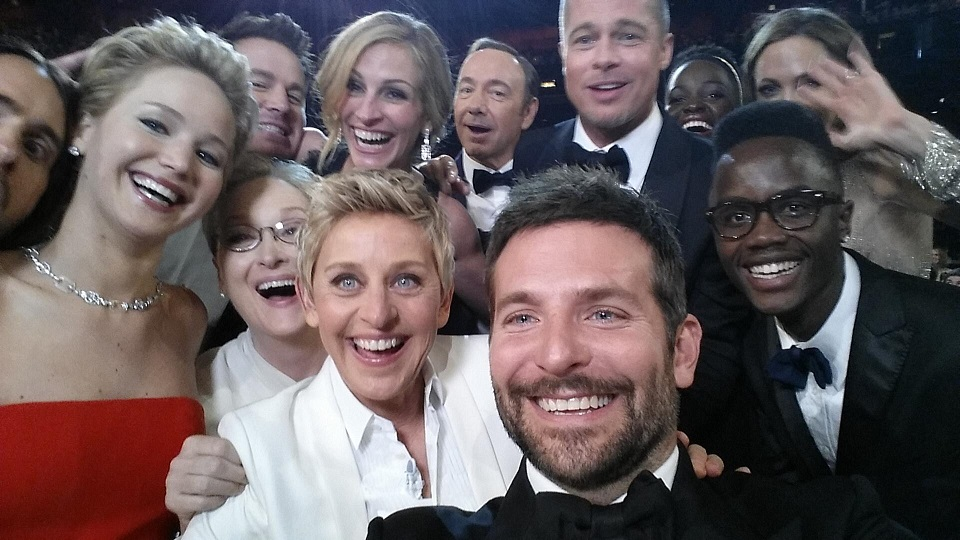
#> input picture 3_face_detector/group.jpg, 960 x 540 px
$ python face_detect.py
#> lines starting #> are read from the running program, lines starting #| are printed output that depends on the picture; after the words box and inside, x2 and y2 are one past the last pixel; in counts of white or black regions, pixels touching at a corner belong together
import cv2
import numpy as np

img = cv2.imread('group.jpg')
#> img is the input picture: shape (540, 960, 3); mean B, G, R 93.4, 91.7, 103.6
gray = cv2.cvtColor(img, cv2.COLOR_BGR2GRAY)
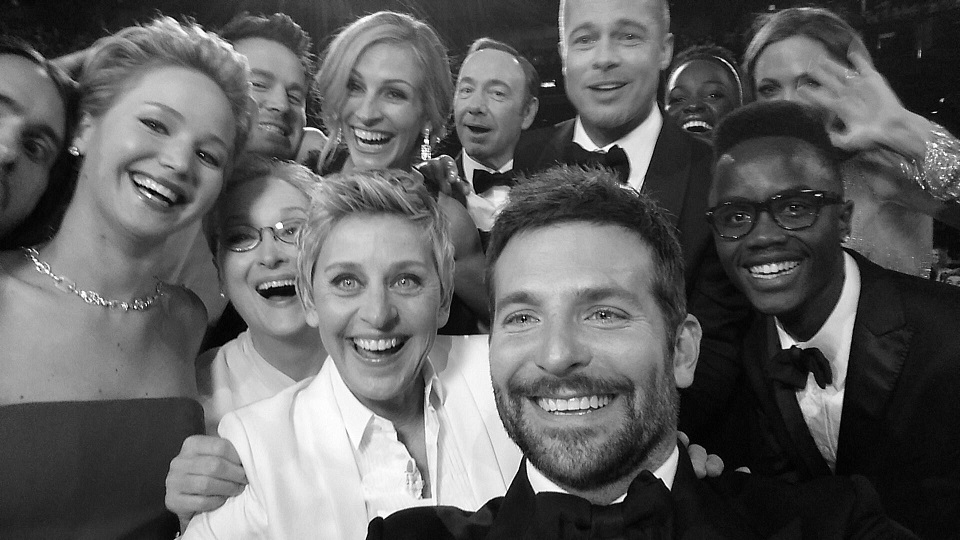
#> gray: shape (540, 960); min 0, max 255, mean 95.5

haar_cascade = cv2.CascadeClassifier('haar_face.xml')
faces_rect = haar_cascade.detectMultiScale(gray, scaleFactor=1.1, minNeighbors=1)
#> faces_rect = [[173, 436, 52, 52], [438, 53, 90, 90], [557, 1, 98, 98], [316, 46, 115, 115], [697, 151, 148, 148], [298, 219, 157, 157], [56, 65, 147, 147], [204, 178, 144, 144], [456, 224, 226, 226]]

print(f'Number of faces found = {len(faces_rect)}')
#| Number of faces found = 9

for (x,y,w,h) in faces_rect:
    cv2.rectangle(img, (x,y), (x+w,y+h), (0,255,0), thickness=2)
#> this loop made 9 passes
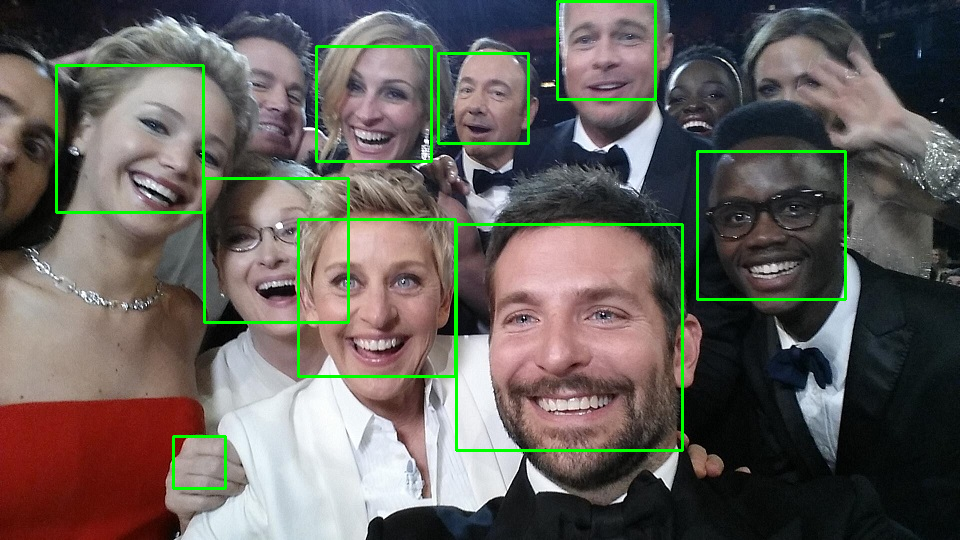
#> img: shape (540, 960, 3); 2.64% of pixels changed, all inside (x1, y1, x2, y2) = (55, 0, 847, 490)

cv2.imshow('Detected Faces', img)

cv2.waitKey(0)
cv2.destroyAllWindows()

$ run again, with 3_face_detector/awkward.jpg copied over 3_face_detector/group.jpg
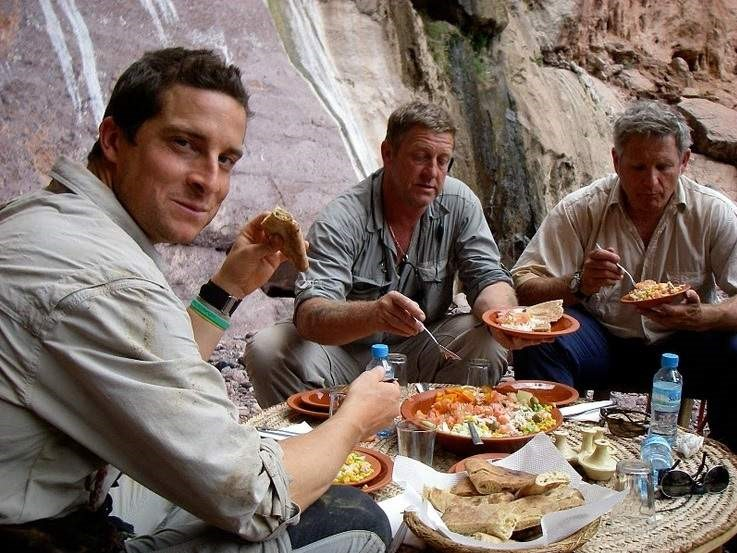
#> input picture 3_face_detector/awkward.jpg, 737 x 553 px
#> img is the input picture: shape (553, 737, 3); mean B, G, R 101.9, 109.3, 124.8
#> `gray = cv2.cvtColor(img, cv2.COLOR_BGR2GRAY)`:
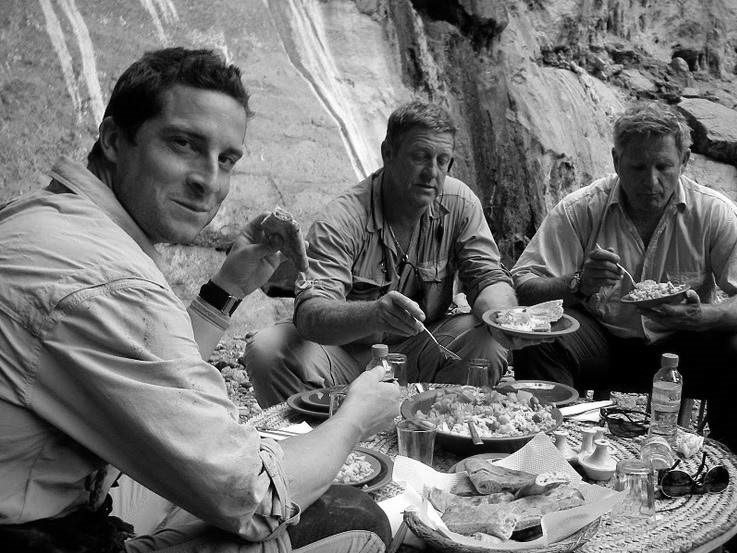
#> gray: shape (553, 737); min 0, max 255, mean 113.1
#> faces_rect = [[351, 58, 57, 57], [395, 131, 69, 69], [321, 12, 58, 58], [291, 365, 58, 58], [318, 22, 74, 74], [303, 248, 57, 57], [611, 139, 76, 76], [408, 19, 73, 73], [133, 95, 146, 146]]
#| Number of faces found = 9
#> the loop `for (x,y,w,h) in faces_rect:` made 9 passes
#> after the loop `for (x,y,w,h) in faces_rect:`:
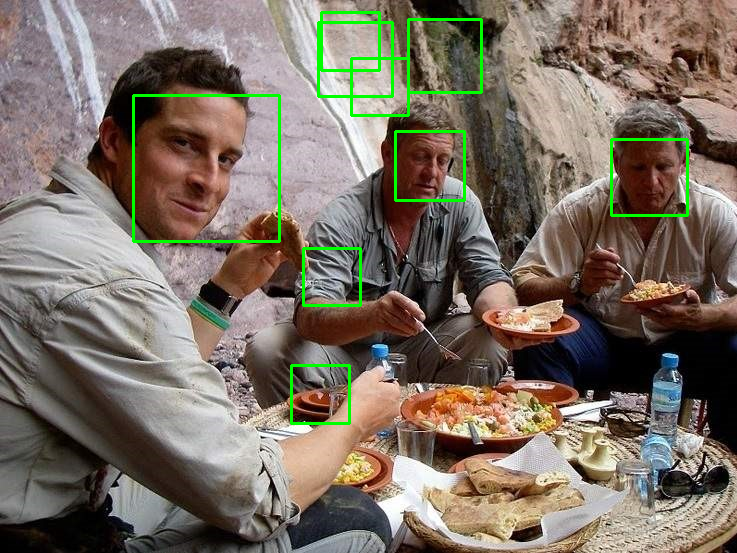
#> img: shape (553, 737, 3); 1.92% of pixels changed, all inside (x1, y1, x2, y2) = (132, 11, 689, 425)

$ run again, with 3_face_detector/boris.png saved as 3_face_detector/group.jpg
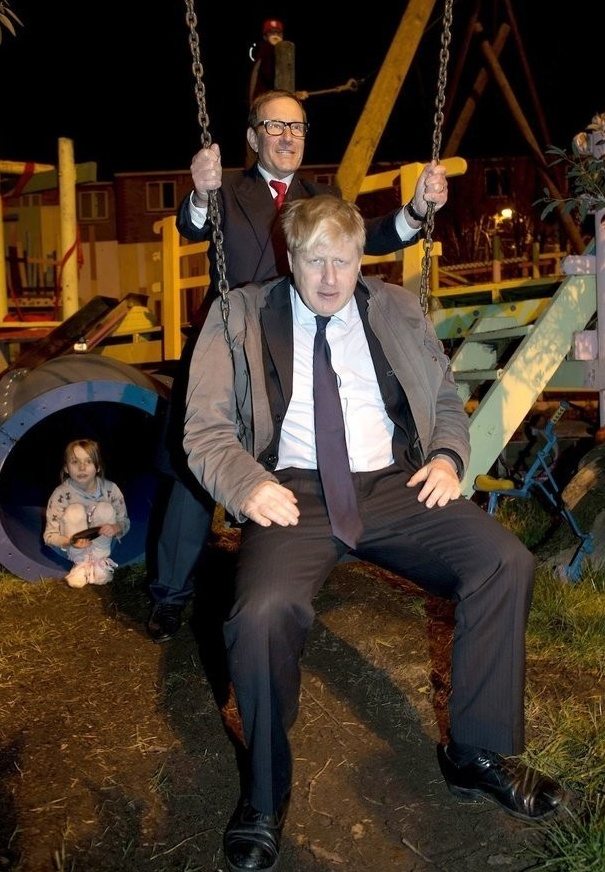
#> input picture 3_face_detector/boris.png, 605 x 872 px
#> img is the input picture: shape (872, 605, 3); mean B, G, R 40.3, 52.8, 66.4
#> `gray = cv2.cvtColor(img, cv2.COLOR_BGR2GRAY)`:
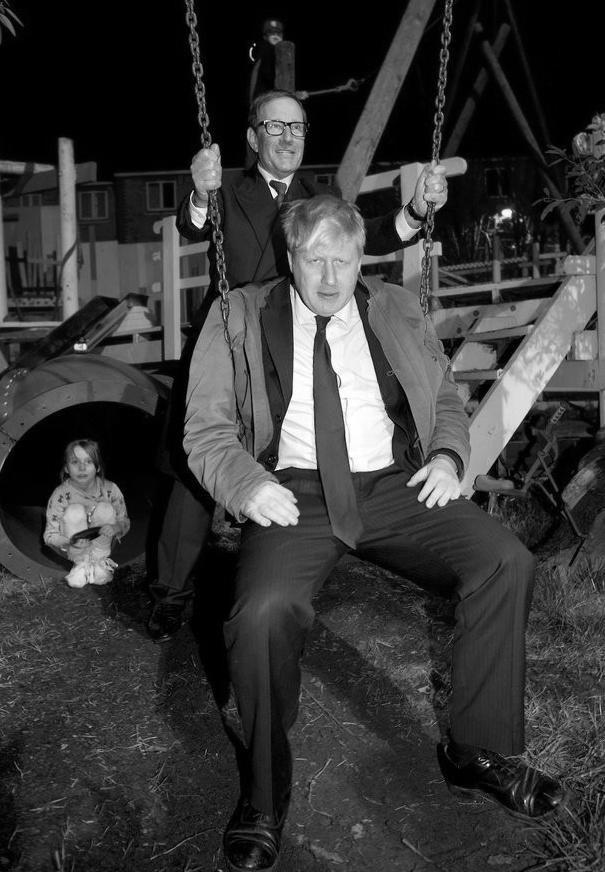
#> gray: shape (872, 605); min 0, max 255, mean 55.4
#> faces_rect = [[422, 180, 30, 30], [63, 448, 37, 37], [246, 99, 68, 68], [142, 574, 56, 56], [288, 233, 78, 78], [95, 305, 88, 88], [152, 646, 64, 64], [282, 196, 87, 87], [37, 461, 101, 101]]
#| Number of faces found = 9
#> the loop `for (x,y,w,h) in faces_rect:` made 9 passes
#> after the loop `for (x,y,w,h) in faces_rect:`:
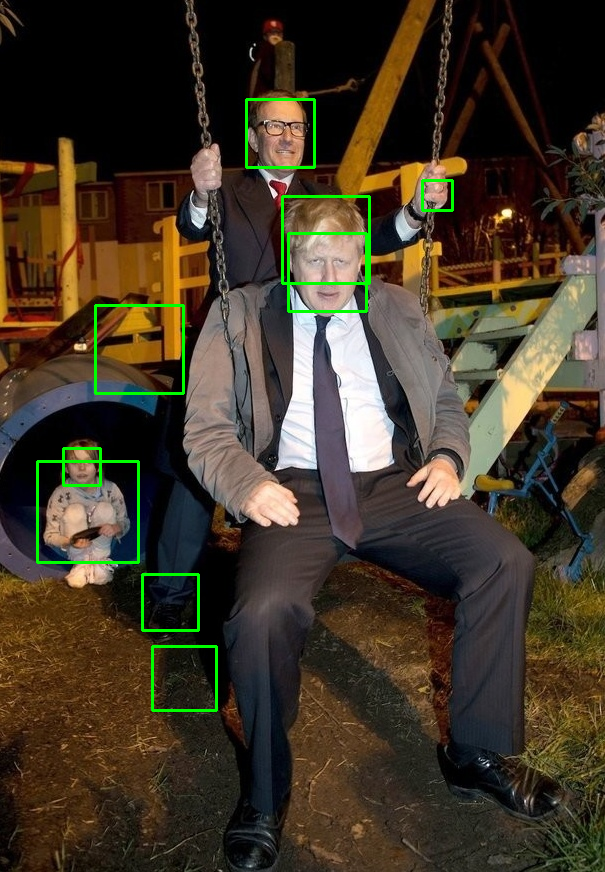
#> img: shape (872, 605, 3); 1.37% of pixels changed, all inside (x1, y1, x2, y2) = (36, 98, 454, 712)
